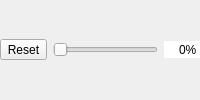
         <widget class="QWidget" name="pageThreshold">
          <layout class="QHBoxLayout" name="horizontalLayoutThreshold">
           <property name="leftMargin">
            <number>0</number>
           </property>
           <property name="topMargin">
            <number>0</number>
           </property>
           <property name="rightMargin">
            <number>0</number>
           </property>
           <property name="bottomMargin">
            <number>0</number>
           </property>
           <item>
            <widget class="QToolButton" name="thresholdReset">
             <property name="toolTip">
              <string>Reset threshold</string>
             </property>
             <property name="text">
              <string>Reset</string>
             </property>
             <property name="icon">
              <iconset resource="../icons.qrc">
               <normaloff>:/glmixer/icons/view-refresh.png</normaloff>:/glmixer/icons/view-refresh.png</iconset>
             </property>
             <property name="iconSize">
              <size>
               <width>16</width>
               <height>16</height>
              </size>
             </property>
            </widget>
           </item>
           <item>
            <widget class="QSlider" name="thresholdSlider">
             <property name="toolTip">
              <string>Adjust threshold level</string>
             </property>
             <property name="minimum">
              <number>0</number>
             </property>
             <property name="maximum">
              <number>100</number>
             </property>
             <property name="orientation">
              <enum>Qt::Horizontal</enum>
             </property>
            </widget>
           </item>
           <item>
            <widget class="QSpinBox" name="thresholdBox">
             <property name="toolTip">
              <string>Enter value</string>
             </property>
             <property name="frame">
              <bool>false</bool>
             </property>
             <property name="alignment">
              <set>Qt::AlignRight|Qt::AlignTrailing|Qt::AlignVCenter</set>
             </property>
             <property name="buttonSymbols">
              <enum>QAbstractSpinBox::NoButtons</enum>
             </property>
             <property name="correctionMode">
              <enum>QAbstractSpinBox::CorrectToNearestValue</enum>
             </property>
             <property name="keyboardTracking">
              <bool>false</bool>
             </property>
             <property name="suffix">
              <string>%</string>
             </property>
             <property name="minimum">
              <number>0</number>
             </property>
             <property name="maximum">
              <number>100</number>
             </property>
            </widget>
           </item>
          </layout>
         </widget>
